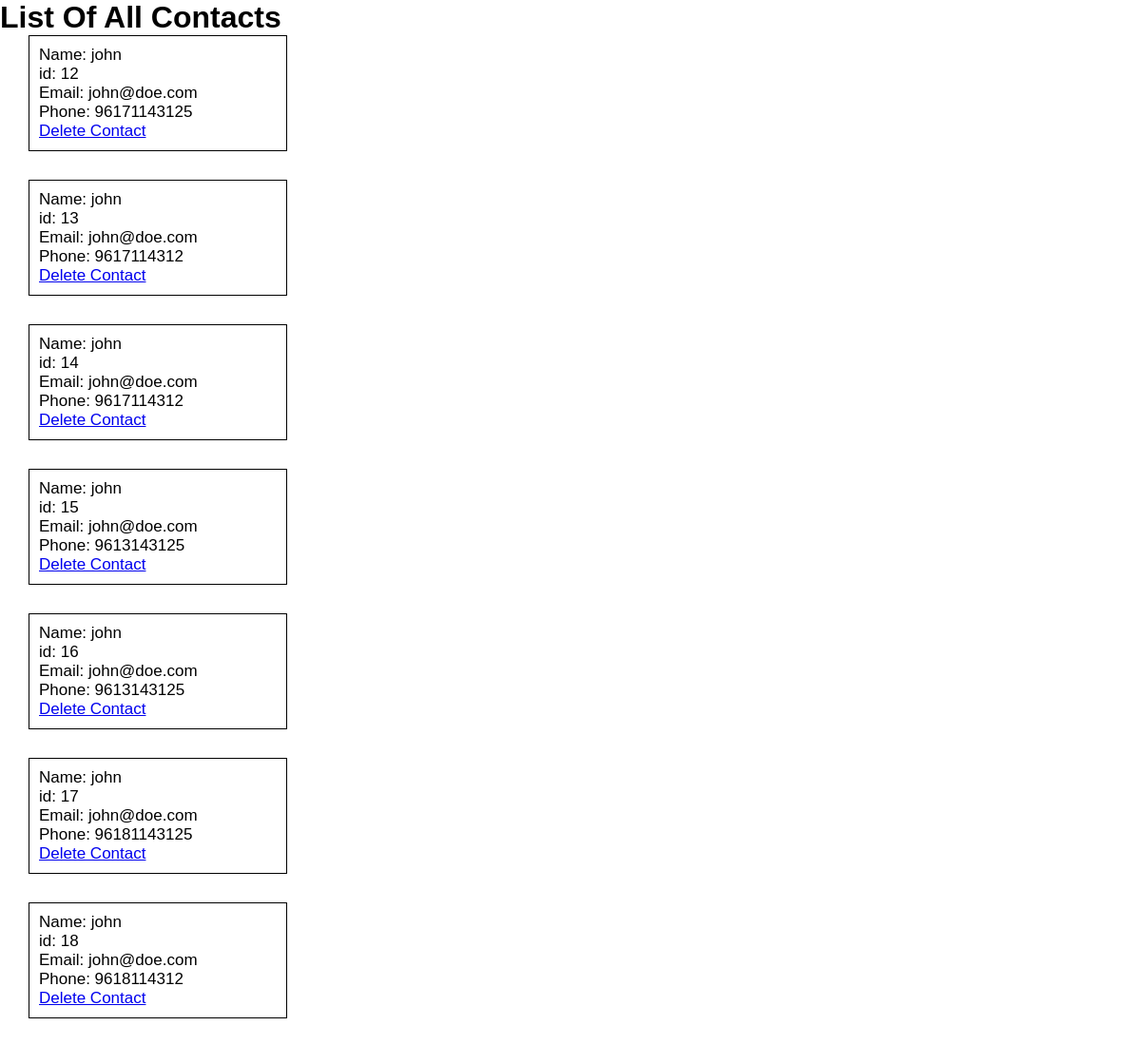
Screenshot of /admin/contacts/index.php with the database file from the repository.
### tables this page shows
CREATE TABLE `contacts` (
  `id` int(11) NOT NULL,
  `name` varchar(30) NOT NULL,
  `email` varchar(30) NOT NULL,
  `phone` bigint(255) NOT NULL,
  `purpose` enum('feedback','support','question','problem','general') NOT NULL,
  `comments` text NOT NULL,
  `created_at` datetime NOT NULL DEFAULT CURRENT_TIMESTAMP,
  `updated_at` datetime NOT NULL DEFAULT CURRENT_TIMESTAMP,
  `deleted_at` datetime DEFAULT NULL
);

### lib/Core/Database.php (called while the page is built, shortened)
<?php
class Database {
    private $dbHandle;
    public function __construct(){
        $config = Config::$params;
        $this->dbHandle = new \PDO(
            'mysql:host='.$config['host'].';dbname='.$config['schema'],
            $config['user'],
            $config['pass']
        );
    }
    public function getDbHandle(){
        return $this->dbHandle;
    }
}
?>

### lib/Core/Contact.php (called while the page is built, shortened)
<?php
class Contact{
    private $dbHandle;
    public function __construct(\PDO $dbHandle = NULL){
        if ($dbHandle != NULL){
            $this->dbHandle = $dbHandle;
        }
    }
    public function getAll(){
        $resultSet = [];
        $stmt = $this->dbHandle->query('select * from contacts where deleted_at is NULL');
        while ($record = $stmt->fetch(\PDO::FETCH_OBJ)){
            $resultSet[] = $record;
        }
        return $resultSet;
    }
}
?>

### admin/contacts/index.php (the view, shortened to what this page needs)
<?php
spl_autoload_register(function ($className){
    $className = str_replace('\\' , '/' , $className);
});
$db= new \Core\Database();
$contact = new \Core\Contact($db->getDbHandle());
$res = $contact->getAll();
?>
<!DOCTYPE html>
<html lang="en">
<head>
    <link rel="stylesheet" href="/assets/style.css">
</head>
<body>
    <h1>List Of All Contacts</h1>
    <div id="contactscontainer">
        <ul>
            <?php
            foreach($res as $contact){
                print "<li>";
                print "Name: {$contact->name}" . "<br />";
                print "id: {$contact->id}" . "<br />";
                print "Email: {$contact->email}" . "<br />";
                print "Phone: {$contact->phone}" . "<br />";
                print "<a href=\"delete.php?id={$contact->id}\" alt=\"\">Delete Contact</a>" . "<br />";
                print "</li>";
            }
            ?>
        </ul>
    </div>
</body>
</html>

### assets/style.css (style rules this page uses)
* { margin: 0px; padding: 0px; }
body h1 { font-family: arial; }
div#contactscontainer li { list-style-type: none; padding: 10px; width: 250px; border-width: 1px; border-color: black; border-style: solid; font-size: 17px; font-family: arial; margin-left: 30px; margin-bottom: 30px; }

### rows the page displays
contacts: name "john", id "12", email "john@doe.com", phone "96171143125"
contacts: name "john", id "13", email "john@doe.com", phone "9617114312"
contacts: name "john", id "14", email "john@doe.com", phone "9617114312"
contacts: name "john", id "15", email "john@doe.com", phone "9613143125"
contacts: name "john", id "16", email "john@doe.com", phone "9613143125"
contacts: name "john", id "17", email "john@doe.com", phone "96181143125"
contacts: name "john", id "18", email "john@doe.com", phone "9618114312"
